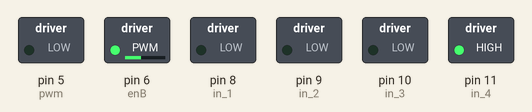
Simulated run of this sketch. Board: Arduino Uno, built with avr-gcc and run on an emulated ATmega328P. Parts: switched loads named in the sketch (green lamp = pin HIGH).

Above: at 0.1 s.
Timing chart, 0 to 1.6 s (numbered marks = the images above):
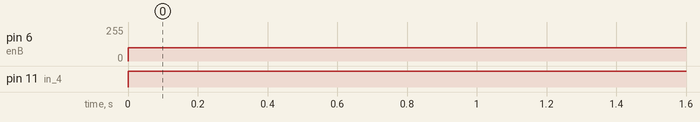

Measured:
- by itself, pin 6 (enB): 0/255 → 100/255 at 0.00 s
- by itself, pin 11 (in_4): LOW → HIGH at 0.00 s

The sketch:

MotorTest1115.ino
```cpp
const int pwm = 5 ;  //initializing pin 2 as pwm
const int enB = 6 ;  //initializing pin 2 as pwm
const int in_1 = 8 ;
const int in_2 = 9 ;
const int in_3 = 10 ;
const int in_4 = 11 ;


//For providing logic to L298 IC to choose the direction of the DC motor

void setup()
{
pinMode(pwm,OUTPUT) ;   //we have to set PWM pin as output
pinMode(in_1,OUTPUT) ;  //Logic pins are also set as output
pinMode(in_2,OUTPUT) ;
pinMode(enB,OUTPUT) ;   //we have to set PWM pin as output
pinMode(in_3,OUTPUT) ;  //Logic pins are also set as output
pinMode(in_4,OUTPUT) ;

}

void loop()
{
//For Clock wise motion , in_1 = High , in_2 = Low
//
//digitalWrite(in_1,LOW) ;
//digitalWrite(in_2,HIGH) ;
//analogWrite(pwm,100) ;

digitalWrite(in_3,LOW) ;
digitalWrite(in_4,HIGH) ;
analogWrite(enB,100) ;

//digitalWrite(in_1,HIGH) ;
//digitalWrite(in_2,LOW) ;
//analogWrite(pwm,100) ;
//
//digitalWrite(in_3,HIGH) ;
//digitalWrite(in_4,LOW) ;
//analogWrite(enB,100) ;


/*setting pwm of the motor to 255
we can change the speed of rotaion
by chaning pwm input but we are only
using arduino so we are using higest
value to driver the motor  */

//Clockwise for 3 secs
//delay(3000) ;

////For brake
//digitalWrite(in_1,HIGH) ;
//digitalWrite(in_2,HIGH) ;
//delay(1000) ;
//
////For Anti Clock-wise motion - IN_1 = LOW , IN_2 = HIGH
//digitalWrite(in_1,LOW) ;
//digitalWrite(in_2,HIGH) ;
//delay(3000) ;
//
////For brake
//digitalWrite(in_1,HIGH) ;
//digitalWrite(in_2,HIGH) ;
//delay(1000) ;
 }
```
